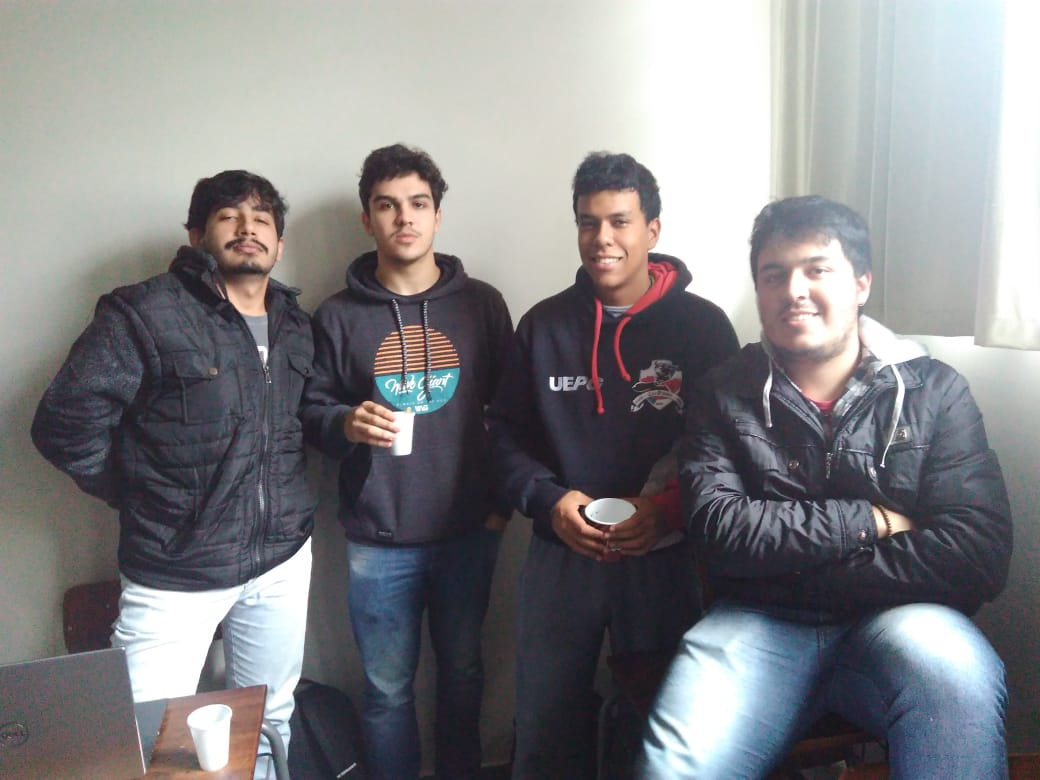
#> input picture foto.jpeg, 1040 x 780 px
$ python shp.py
#> lines starting #> are read from the running program, lines starting #| are printed output that depends on the picture
import cv2
import numpy as np
from matplotlib import pyplot as plt
#importar a imagem
img=cv2.imread('foto.jpeg')
#> img is the input picture: shape (780, 1040, 3); mean B, G, R 132.8, 130.2, 130.4
#criar a mascara
kernel =np.array  ([[ 0.,-1., 0.],
					[-1., 4.,-1.],
				  	[ 0.,-1., 0.]])
print(kernel) #mostra a mascara usada no terminal
dst = cv2.filter2D(img, -1, kernel)
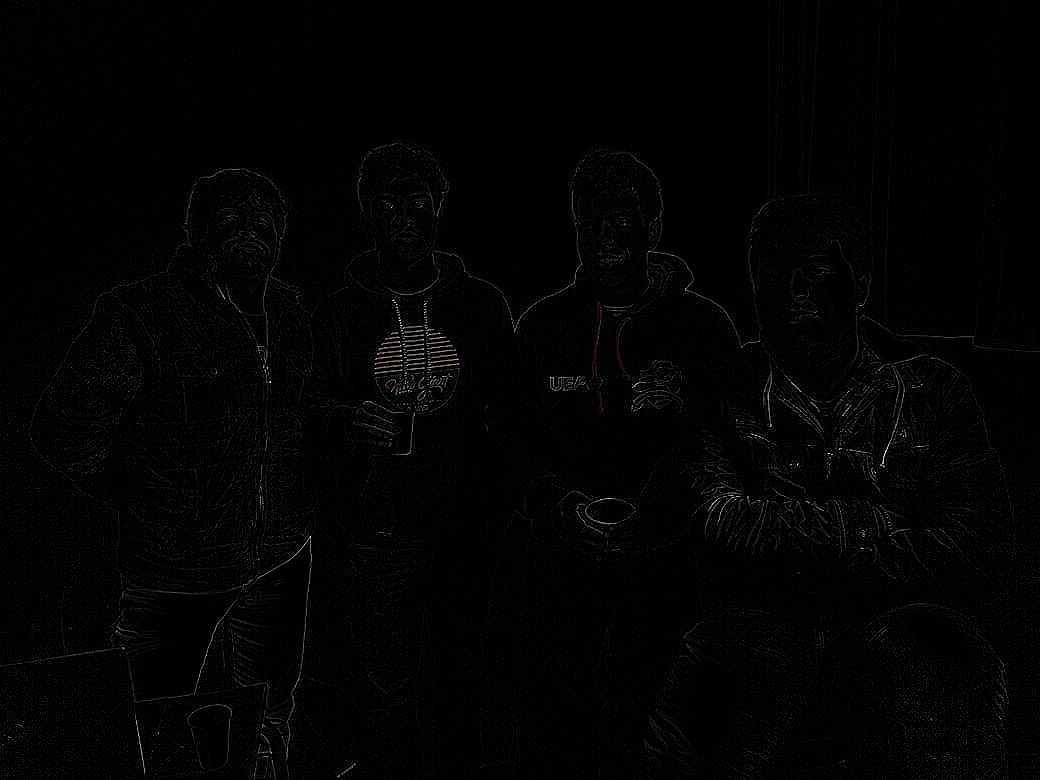
#> dst: shape (780, 1040, 3); mean B, G, R 2.6, 2.6, 2.8

#plotar imagem
plt.subplot(121),plt.imshow(img),plt.title('Original')
plt.xticks([]), plt.yticks([])
plt.subplot(122),plt.imshow(dst),plt.title('Aplicado')
plt.xticks([]), plt.yticks([])
plt.show()
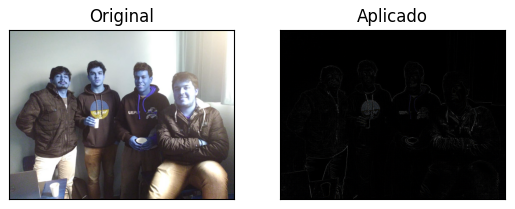
#> figure drawn by matplotlib, 2 panels; B, G, R data is drawn as R, G, B

$ run again, with biblioteca.jpg copied over foto.jpeg
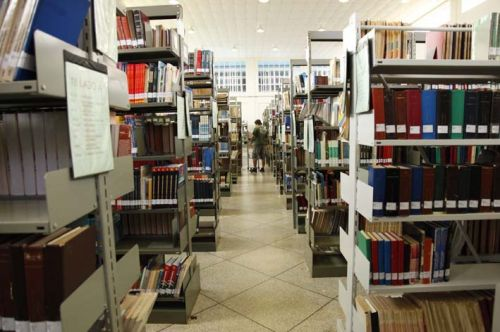
#> input picture biblioteca.jpg, 500 x 332 px
#> img is the input picture: shape (332, 500, 3); mean B, G, R 97.9, 112.6, 121.5
#> `dst = cv2.filter2D(img, -1, kernel)`:
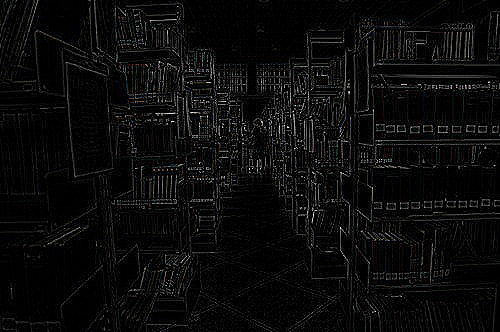
#> dst: shape (332, 500, 3); mean B, G, R 10.6, 10.6, 10.6
#> `plt.show()`:
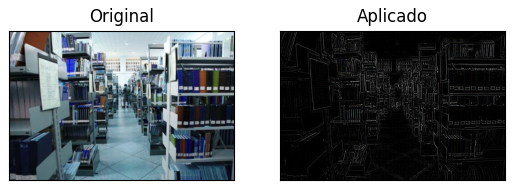
#> figure drawn by matplotlib, 2 panels; B, G, R data is drawn as R, G, B
